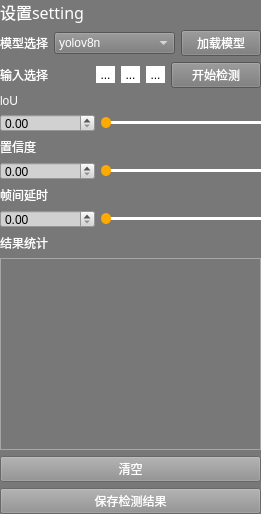
     <widget class="QWidget" name="settingWidget" native="true">
      <property name="sizePolicy">
       <sizepolicy hsizetype="Expanding" vsizetype="Expanding">
        <horstretch>0</horstretch>
        <verstretch>0</verstretch>
       </sizepolicy>
      </property>
      <property name="minimumSize">
       <size>
        <width>148</width>
        <height>248</height>
       </size>
      </property>
      <property name="maximumSize">
       <size>
        <width>16777215</width>
        <height>16777215</height>
       </size>
      </property>
      <property name="styleSheet">
       <string notr="true">QWidget{
	background-color: rgb(120, 120, 120);
}</string>
      </property>
      <layout class="QVBoxLayout" name="verticalLayout_10" stretch="0,1,1,1,1,1,10">
       <property name="leftMargin">
        <number>0</number>
       </property>
       <property name="topMargin">
        <number>0</number>
       </property>
       <property name="rightMargin">
        <number>0</number>
       </property>
       <property name="bottomMargin">
        <number>0</number>
       </property>
       <item>
        <layout class="QVBoxLayout" name="verticalLayout">
         <item>
          <widget class="QLabel" name="settingLabel_5">
           <property name="font">
            <font>
             <family>Agency FB</family>
             <pointsize>12</pointsize>
             <weight>9</weight>
             <italic>false</italic>
             <bold>false</bold>
            </font>
           </property>
           <property name="styleSheet">
            <string notr="true">font: 75 12pt &quot;Agency FB&quot;;
color: rgb(255, 255, 255);</string>
           </property>
           <property name="text">
            <string>设置setting</string>
           </property>
          </widget>
         </item>
        </layout>
       </item>
       <item>
        <layout class="QHBoxLayout" name="horizontalLayout_4">
         <item>
          <widget class="QLabel" name="modelLabel_5">
           <property name="styleSheet">
            <string notr="true">font: 75 9pt &quot;Berlin Sans FB&quot;;
color: rgb(255, 255, 255);</string>
           </property>
           <property name="text">
            <string>模型选择</string>
           </property>
          </widget>
         </item>
         <item>
          <widget class="QComboBox" name="modelCombo_5">
           <property name="styleSheet">
            <string notr="true">QComboBox{
	color: rgb(255, 255, 255);
	font: 9pt &quot;Agency FB&quot;;
}
QComboBox QAbstractItemView {
    color: white;
}</string>
           </property>
           <item>
            <property name="text">
             <string>yolov8n</string>
            </property>
           </item>
           <item>
            <property name="text">
             <string>yolov11n</string>
            </property>
           </item>
           <item>
            <property name="text">
             <string>plant detector</string>
            </property>
           </item>
           <item>
            <property name="text">
             <string>car detector</string>
            </property>
           </item>
           <item>
            <property name="text">
             <string>emotion detector</string>
            </property>
           </item>
          </widget>
         </item>
         <item>
          <widget class="QPushButton" name="loadModelBtn_5">
           <property name="styleSheet">
            <string notr="true">color: rgb(255, 255, 255);</string>
           </property>
           <property name="text">
            <string>加载模型</string>
           </property>
          </widget>
         </item>
        </layout>
       </item>
       <item>
        <layout class="QHBoxLayout" name="horizontalLayout_11">
         <item>
          <widget class="QLabel" name="inputLabel_5">
           <property name="styleSheet">
            <string notr="true">color: rgb(255, 255, 255);</string>
           </property>
           <property name="text">
            <string>输入选择</string>
           </property>
          </widget>
         </item>
         <item>
          <widget class="QToolButton" name="videoButton_5">
           <property name="toolTip">
            <string>视频video</string>
           </property>
           <property name="styleSheet">
            <string notr="true">QToolButton{
	background-color: rgb(255, 255, 255);
	border:none;
}
QToolButton:hover{
	background-color: rgb(216, 216, 216);
}
QToolButton:pressed{
	background-color: rgb(165, 165, 165);
}</string>
           </property>
           <property name="text">
            <string>...</string>
           </property>
           <property name="icon">
            <iconset>
             <normaloff>../Picture/视频.png</normaloff>../Picture/视频.png</iconset>
           </property>
          </widget>
         </item>
         <item>
          <widget class="QToolButton" name="pictureButton_5">
           <property name="toolTip">
            <string>图片picture</string>
           </property>
           <property name="styleSheet">
            <string notr="true">QToolButton{
	background-color: rgb(255, 255, 255);
	border:none;
}
QToolButton:hover{
	background-color: rgb(216, 216, 216);
}
QToolButton:pressed{
	background-color: rgb(165, 165, 165);
}</string>
           </property>
           <property name="text">
            <string>...</string>
           </property>
           <property name="icon">
            <iconset>
             <normaloff>../Picture/图片.png</normaloff>../Picture/图片.png</iconset>
           </property>
          </widget>
         </item>
         <item>
          <widget class="QToolButton" name="cameraButton_5">
           <property name="toolTip">
            <string>摄像头camera</string>
           </property>
           <property name="styleSheet">
            <string notr="true">QToolButton{
	background-color: rgb(255, 255, 255);
	border:none;
}
QToolButton:hover{
	background-color: rgb(216, 216, 216);
}
QToolButton:pressed{
	background-color: rgb(165, 165, 165);
}</string>
           </property>
           <property name="text">
            <string>...</string>
           </property>
           <property name="icon">
            <iconset>
             <normaloff>../Picture/摄像头.png</normaloff>../Picture/摄像头.png</iconset>
           </property>
          </widget>
         </item>
         <item>
          <widget class="QPushButton" name="detectBtn_5">
           <property name="styleSheet">
            <string notr="true">color: rgb(255, 255, 255);</string>
           </property>
           <property name="text">
            <string>开始检测</string>
           </property>
          </widget>
         </item>
        </layout>
       </item>
       <item>
        <layout class="QGridLayout" name="gridLayout_13">
         <item row="1" column="1">
          <widget class="QSlider" name="loUSlider_5">
           <property name="styleSheet">
            <string notr="true">QSlider::handle:horizontal {
	background-color: rgb(255, 170, 0);
    width: 10px;
	height:10px;
    margin-top: -4px;
    margin-bottom: -4px;
	border-radius:5px;
}
QSlider::sub-page:horizontal{
	background:black;
	height:3px;
}
QSlider::groove:horizontal{
	height:3px;
	background:white;
}</string>
           </property>
           <property name="maximum">
            <number>100</number>
           </property>
           <property name="pageStep">
            <number>1</number>
           </property>
           <property name="orientation">
            <enum>Qt::Horizontal</enum>
           </property>
          </widget>
         </item>
         <item row="0" column="0">
          <widget class="QLabel" name="loULabel_5">
           <property name="styleSheet">
            <string notr="true">color: rgb(255, 255, 255);</string>
           </property>
           <property name="text">
            <string>loU</string>
           </property>
          </widget>
         </item>
         <item row="1" column="0">
          <widget class="QDoubleSpinBox" name="loUSpinBox_5">
           <property name="styleSheet">
            <string notr="true">QDoubleSpinBox{
	border-color: rgb(255, 255, 255);
	border-width:1px solid;
	background-color: rgb(209, 209, 209);
}</string>
           </property>
           <property name="maximum">
            <double>1.000000000000000</double>
           </property>
           <property name="singleStep">
            <double>0.010000000000000</double>
           </property>
          </widget>
         </item>
        </layout>
       </item>
       <item>
        <layout class="QGridLayout" name="gridLayout_14">
         <item row="0" column="0">
          <widget class="QLabel" name="confidenceLabel_5">
           <property name="styleSheet">
            <string notr="true">color: rgb(255, 255, 255);</string>
           </property>
           <property name="text">
            <string>置信度</string>
           </property>
          </widget>
         </item>
         <item row="1" column="0">
          <widget class="QDoubleSpinBox" name="confSpin_5">
           <property name="styleSheet">
            <string notr="true">QDoubleSpinBox{
	border-color: rgb(255, 255, 255);
	border-width:1px solid;
	background-color: rgb(209, 209, 209);
}</string>
           </property>
           <property name="maximum">
            <double>1.000000000000000</double>
           </property>
           <property name="singleStep">
            <double>0.010000000000000</double>
           </property>
          </widget>
         </item>
         <item row="1" column="1">
          <widget class="QSlider" name="confSlider_5">
           <property name="styleSheet">
            <string notr="true">QSlider::handle:horizontal {
	background-color: rgb(255, 170, 0);
    width: 10px;
	height:10px;
    margin-top: -4px;
    margin-bottom: -4px;
	border-radius:5px;
}
QSlider::sub-page:horizontal{
	background:black;
	height:3px;
}
QSlider::groove:horizontal{
	height:3px;
	background:white;
}</string>
           </property>
           <property name="orientation">
            <enum>Qt::Horizontal</enum>
           </property>
          </widget>
         </item>
        </layout>
       </item>
       <item>
        <layout class="QGridLayout" name="gridLayout_15">
         <item row="0" column="0">
          <widget class="QLabel" name="delayLabel_5">
           <property name="styleSheet">
            <string notr="true">color: rgb(255, 255, 255);</string>
           </property>
           <property name="text">
            <string>帧间延时</string>
           </property>
          </widget>
         </item>
         <item row="1" column="0">
          <widget class="QDoubleSpinBox" name="delaySpinBox_5">
           <property name="styleSheet">
            <string notr="true">QDoubleSpinBox{
	border-color: rgb(255, 255, 255);
	border-width:1px solid;
	background-color: rgb(209, 209, 209);
}</string>
           </property>
           <property name="maximum">
            <double>1.000000000000000</double>
           </property>
           <property name="singleStep">
            <double>0.010000000000000</double>
           </property>
          </widget>
         </item>
         <item row="1" column="1">
          <widget class="QSlider" name="delaySlider_5">
           <property name="styleSheet">
            <string notr="true">QSlider::handle:horizontal {
	background-color: rgb(255, 170, 0);
    width: 10px;
	height:10px;
    margin-top: -4px;
    margin-bottom: -4px;
	border-radius:5px;
}
QSlider::sub-page:horizontal{
	background:black;
	height:3px;
}
QSlider::groove:horizontal{
	height:3px;
	background:white;
}</string>
           </property>
           <property name="orientation">
            <enum>Qt::Horizontal</enum>
           </property>
          </widget>
         </item>
        </layout>
       </item>
       <item>
        <layout class="QVBoxLayout" name="verticalLayout_11">
         <item>
          <widget class="QLabel" name="resultLabel_5">
           <property name="styleSheet">
            <string notr="true">color: rgb(255, 255, 255);</string>
           </property>
           <property name="text">
            <string>结果统计</string>
           </property>
          </widget>
         </item>
         <item>
          <widget class="QTextBrowser" name="resultDisplay">
           <property name="styleSheet">
            <string notr="true">QTextBrowser{
	border:1px solid;
	border-color: rgb(166, 166, 166);
}</string>
           </property>
          </widget>
         </item>
         <item>
          <widget class="QPushButton" name="clearResultsBtn">
           <property name="palette">
            <palette>
             <active>
              <colorrole role="WindowText">
               <brush brushstyle="SolidPattern">
                <color alpha="255">
                 <red>0</red>
                 <green>0</green>
                 <blue>0</blue>
                </color>
               </brush>
              </colorrole>
              <colorrole role="Button">
               <brush brushstyle="SolidPattern">
                <color alpha="255">
                 <red>145</red>
                 <green>145</green>
                 <blue>145</blue>
                </color>
               </brush>
              </colorrole>
              <colorrole role="Light">
               <brush brushstyle="SolidPattern">
                <color alpha="255">
                 <red>255</red>
                 <green>255</green>
                 <blue>255</blue>
                </color>
               </brush>
              </colorrole>
              <colorrole role="Midlight">
               <brush brushstyle="SolidPattern">
                <color alpha="255">
                 <red>255</red>
                 <green>255</green>
                 <blue>255</blue>
                </color>
               </brush>
              </colorrole>
              <colorrole role="Dark">
               <brush brushstyle="SolidPattern">
                <color alpha="255">
                 <red>127</red>
                 <green>127</green>
                 <blue>127</blue>
                </color>
               </brush>
              </colorrole>
              <colorrole role="Mid">
               <brush brushstyle="SolidPattern">
                <color alpha="255">
                 <red>170</red>
                 <green>170</green>
                 <blue>170</blue>
                </color>
               </brush>
              </colorrole>
              <colorrole role="Text">
               <brush brushstyle="SolidPattern">
                <color alpha="255">
                 <red>255</red>
                 <green>255</green>
                 <blue>255</blue>
                </color>
               </brush>
              </colorrole>
              <colorrole role="BrightText">
               <brush brushstyle="SolidPattern">
                <color alpha="255">
                 <red>255</red>
                 <green>255</green>
                 <blue>255</blue>
                </color>
               </brush>
              </colorrole>
              <colorrole role="ButtonText">
               <brush brushstyle="SolidPattern">
                <color alpha="255">
                 <red>255</red>
                 <green>255</green>
                 <blue>255</blue>
                </color>
               </brush>
              </colorrole>
              <colorrole role="Base">
               <brush brushstyle="SolidPattern">
                <color alpha="255">
                 <red>145</red>
                 <green>145</green>
                 <blue>145</blue>
                </color>
               </brush>
              </colorrole>
              <colorrole role="Window">
               <brush brushstyle="SolidPattern">
                <color alpha="255">
                 <red>145</red>
                 <green>145</green>
                 <blue>145</blue>
                </color>
               </brush>
              </colorrole>
              <colorrole role="Shadow">
               <brush brushstyle="SolidPattern">
                <color alpha="255">
                 <red>0</red>
                 <green>0</green>
                 <blue>0</blue>
                </color>
               </brush>
              </colorrole>
              <colorrole role="AlternateBase">
               <brush brushstyle="SolidPattern">
                <color alpha="255">
                 <red>255</red>
                 <green>255</green>
                 <blue>255</blue>
                </color>
               </brush>
              </colorrole>
              <colorrole role="ToolTipBase">
               <brush brushstyle="SolidPattern">
                <color alpha="255">
                 <red>255</red>
                 <green>255</green>
                 <blue>220</blue>
                </color>
               </brush>
              </colorrole>
              <colorrole role="ToolTipText">
               <brush brushstyle="SolidPattern">
                <color alpha="255">
                 <red>0</red>
                 <green>0</green>
                 <blue>0</blue>
                </color>
               </brush>
              </colorrole>
              <colorrole role="PlaceholderText">
               <brush brushstyle="SolidPattern">
                <color alpha="128">
                 <red>0</red>
                 <green>0</green>
                 <blue>0</blue>
                </color>
               </brush>
              </colorrole>
             </active>
             <inactive>
              <colorrole role="WindowText">
               <brush brushstyle="SolidPattern">
                <color alpha="255">
                 <red>0</red>
                 <green>0</green>
                 <blue>0</blue>
                </color>
               </brush>
              </colorrole>
              <colorrole role="Button">
               <brush brushstyle="SolidPattern">
                <color alpha="255">
                 <red>145</red>
                 <green>145</green>
                 <blue>145</blue>
                </color>
               </brush>
              </colorrole>
              <colorrole role="Light">
               <brush brushstyle="SolidPattern">
                <color alpha="255">
                 <red>255</red>
                 <green>255</green>
                 <blue>255</blue>
                </color>
               </brush>
              </colorrole>
              <colorrole role="Midlight">
               <brush brushstyle="SolidPattern">
                <color alpha="255">
                 <red>255</red>
                 <green>255</green>
                 <blue>255</blue>
                </color>
               </brush>
              </colorrole>
              <colorrole role="Dark">
               <brush brushstyle="SolidPattern">
                <color alpha="255">
                 <red>127</red>
                 <green>127</green>
                 <blue>127</blue>
                </color>
               </brush>
              </colorrole>
              <colorrole role="Mid">
               <brush brushstyle="SolidPattern">
                <color alpha="255">
                 <red>170</red>
                 <green>170</green>
                 <blue>170</blue>
                </color>
               </brush>
              </colorrole>
              <colorrole role="Text">
               <brush brushstyle="SolidPattern">
                <color alpha="255">
                 <red>255</red>
                 <green>255</green>
                 <blue>255</blue>
                </color>
               </brush>
              </colorrole>
              <colorrole role="BrightText">
               <brush brushstyle="SolidPattern">
                <color alpha="255">
                 <red>255</red>
                 <green>255</green>
                 <blue>255</blue>
                </color>
               </brush>
              </colorrole>
              <colorrole role="ButtonText">
               <brush brushstyle="SolidPattern">
                <color alpha="255">
                 <red>255</red>
                 <green>255</green>
                 <blue>255</blue>
                </color>
               </brush>
              </colorrole>
              <colorrole role="Base">
               <brush brushstyle="SolidPattern">
                <color alpha="255">
                 <red>145</red>
                 <green>145</green>
                 <blue>145</blue>
                </color>
               </brush>
              </colorrole>
              <colorrole role="Window">
               <brush brushstyle="SolidPattern">
                <color alpha="255">
                 <red>145</red>
                 <green>145</green>
                 <blue>145</blue>
                </color>
               </brush>
              </colorrole>
              <colorrole role="Shadow">
               <brush brushstyle="SolidPattern">
                <color alpha="255">
                 <red>0</red>
                 <green>0</green>
                 <blue>0</blue>
                </color>
               </brush>
              </colorrole>
              <colorrole role="AlternateBase">
               <brush brushstyle="SolidPattern">
                <color alpha="255">
                 <red>255</red>
                 <green>255</green>
                 <blue>255</blue>
                </color>
               </brush>
              </colorrole>
              <colorrole role="ToolTipBase">
               <brush brushstyle="SolidPattern">
                <color alpha="255">
                 <red>255</red>
                 <green>255</green>
                 <blue>220</blue>
                </color>
               </brush>
              </colorrole>
              <colorrole role="ToolTipText">
               <brush brushstyle="SolidPattern">
                <color alpha="255">
                 <red>0</red>
                 <green>0</green>
                 <blue>0</blue>
                </color>
               </brush>
              </colorrole>
              <colorrole role="PlaceholderText">
               <brush brushstyle="SolidPattern">
                <color alpha="128">
                 <red>0</red>
                 <green>0</green>
                 <blue>0</blue>
                </color>
               </brush>
              </colorrole>
             </inactive>
             <disabled>
              <colorrole role="WindowText">
               <brush brushstyle="SolidPattern">
                <color alpha="255">
                 <red>127</red>
                 <green>127</green>
                 <blue>127</blue>
                </color>
               </brush>
              </colorrole>
              <colorrole role="Button">
               <brush brushstyle="SolidPattern">
                <color alpha="255">
                 <red>145</red>
                 <green>145</green>
                 <blue>145</blue>
                </color>
               </brush>
              </colorrole>
              <colorrole role="Light">
               <brush brushstyle="SolidPattern">
                <color alpha="255">
                 <red>255</red>
                 <green>255</green>
                 <blue>255</blue>
                </color>
               </brush>
              </colorrole>
              <colorrole role="Midlight">
               <brush brushstyle="SolidPattern">
                <color alpha="255">
                 <red>255</red>
                 <green>255</green>
                 <blue>255</blue>
                </color>
               </brush>
              </colorrole>
              <colorrole role="Dark">
               <brush brushstyle="SolidPattern">
                <color alpha="255">
                 <red>127</red>
                 <green>127</green>
                 <blue>127</blue>
                </color>
               </brush>
              </colorrole>
              <colorrole role="Mid">
               <brush brushstyle="SolidPattern">
                <color alpha="255">
                 <red>170</red>
                 <green>170</green>
                 <blue>170</blue>
                </color>
               </brush>
              </colorrole>
              <colorrole role="Text">
               <brush brushstyle="SolidPattern">
                <color alpha="255">
                 <red>127</red>
                 <green>127</green>
                 <blue>127</blue>
                </color>
               </brush>
              </colorrole>
              <colorrole role="BrightText">
               <brush brushstyle="SolidPattern">
                <color alpha="255">
                 <red>255</red>
                 <green>255</green>
                 <blue>255</blue>
                </color>
               </brush>
              </colorrole>
              <colorrole role="ButtonText">
               <brush brushstyle="SolidPattern">
                <color alpha="255">
                 <red>127</red>
                 <green>127</green>
                 <blue>127</blue>
                </color>
               </brush>
              </colorrole>
              <colorrole role="Base">
               <brush brushstyle="SolidPattern">
                <color alpha="255">
                 <red>145</red>
                 <green>145</green>
                 <blue>145</blue>
                </color>
               </brush>
              </colorrole>
              <colorrole role="Window">
               <brush brushstyle="SolidPattern">
                <color alpha="255">
                 <red>145</red>
                 <green>145</green>
                 <blue>145</blue>
                </color>
               </brush>
              </colorrole>
              <colorrole role="Shadow">
               <brush brushstyle="SolidPattern">
                <color alpha="255">
                 <red>0</red>
                 <green>0</green>
                 <blue>0</blue>
                </color>
               </brush>
              </colorrole>
              <colorrole role="AlternateBase">
               <brush brushstyle="SolidPattern">
                <color alpha="255">
                 <red>255</red>
                 <green>255</green>
                 <blue>255</blue>
                </color>
               </brush>
              </colorrole>
              <colorrole role="ToolTipBase">
               <brush brushstyle="SolidPattern">
                <color alpha="255">
                 <red>255</red>
                 <green>255</green>
                 <blue>220</blue>
                </color>
               </brush>
              </colorrole>
              <colorrole role="ToolTipText">
               <brush brushstyle="SolidPattern">
                <color alpha="255">
                 <red>0</red>
                 <green>0</green>
                 <blue>0</blue>
                </color>
               </brush>
              </colorrole>
              <colorrole role="PlaceholderText">
               <brush brushstyle="SolidPattern">
                <color alpha="128">
                 <red>0</red>
                 <green>0</green>
                 <blue>0</blue>
                </color>
               </brush>
              </colorrole>
             </disabled>
            </palette>
           </property>
           <property name="styleSheet">
            <string notr="true">background-color: rgb(145, 145, 145);</string>
           </property>
           <property name="text">
            <string>清空</string>
           </property>
          </widget>
         </item>
         <item>
          <widget class="QPushButton" name="saveResultBtn">
           <property name="palette">
            <palette>
             <active>
              <colorrole role="Button">
               <brush brushstyle="SolidPattern">
                <color alpha="255">
                 <red>145</red>
                 <green>145</green>
                 <blue>145</blue>
                </color>
               </brush>
              </colorrole>
              <colorrole role="ButtonText">
               <brush brushstyle="SolidPattern">
                <color alpha="255">
                 <red>255</red>
                 <green>255</green>
                 <blue>255</blue>
                </color>
               </brush>
              </colorrole>
              <colorrole role="Base">
               <brush brushstyle="SolidPattern">
                <color alpha="255">
                 <red>145</red>
                 <green>145</green>
                 <blue>145</blue>
                </color>
               </brush>
              </colorrole>
              <colorrole role="Window">
               <brush brushstyle="SolidPattern">
                <color alpha="255">
                 <red>145</red>
                 <green>145</green>
                 <blue>145</blue>
                </color>
               </brush>
              </colorrole>
             </active>
             <inactive>
              <colorrole role="Button">
               <brush brushstyle="SolidPattern">
                <color alpha="255">
                 <red>145</red>
                 <green>145</green>
                 <blue>145</blue>
                </color>
               </brush>
              </colorrole>
              <colorrole role="ButtonText">
               <brush brushstyle="SolidPattern">
                <color alpha="255">
                 <red>255</red>
                 <green>255</green>
                 <blue>255</blue>
                </color>
               </brush>
              </colorrole>
              <colorrole role="Base">
               <brush brushstyle="SolidPattern">
                <color alpha="255">
                 <red>145</red>
                 <green>145</green>
                 <blue>145</blue>
                </color>
               </brush>
              </colorrole>
              <colorrole role="Window">
               <brush brushstyle="SolidPattern">
                <color alpha="255">
                 <red>145</red>
                 <green>145</green>
                 <blue>145</blue>
                </color>
               </brush>
              </colorrole>
             </inactive>
             <disabled>
              <colorrole role="Button">
               <brush brushstyle="SolidPattern">
                <color alpha="255">
                 <red>145</red>
                 <green>145</green>
                 <blue>145</blue>
                </color>
               </brush>
              </colorrole>
              <colorrole role="ButtonText">
               <brush brushstyle="SolidPattern">
                <color alpha="255">
                 <red>120</red>
                 <green>120</green>
                 <blue>120</blue>
                </color>
               </brush>
              </colorrole>
              <colorrole role="Base">
               <brush brushstyle="SolidPattern">
                <color alpha="255">
                 <red>145</red>
                 <green>145</green>
                 <blue>145</blue>
                </color>
               </brush>
              </colorrole>
              <colorrole role="Window">
               <brush brushstyle="SolidPattern">
                <color alpha="255">
                 <red>145</red>
                 <green>145</green>
                 <blue>145</blue>
                </color>
               </brush>
              </colorrole>
             </disabled>
            </palette>
           </property>
           <property name="styleSheet">
            <string notr="true">background-color: rgb(145, 145, 145);</string>
           </property>
           <property name="text">
            <string>保存检测结果</string>
           </property>
          </widget>
         </item>
        </layout>
       </item>
      </layout>
     </widget>
